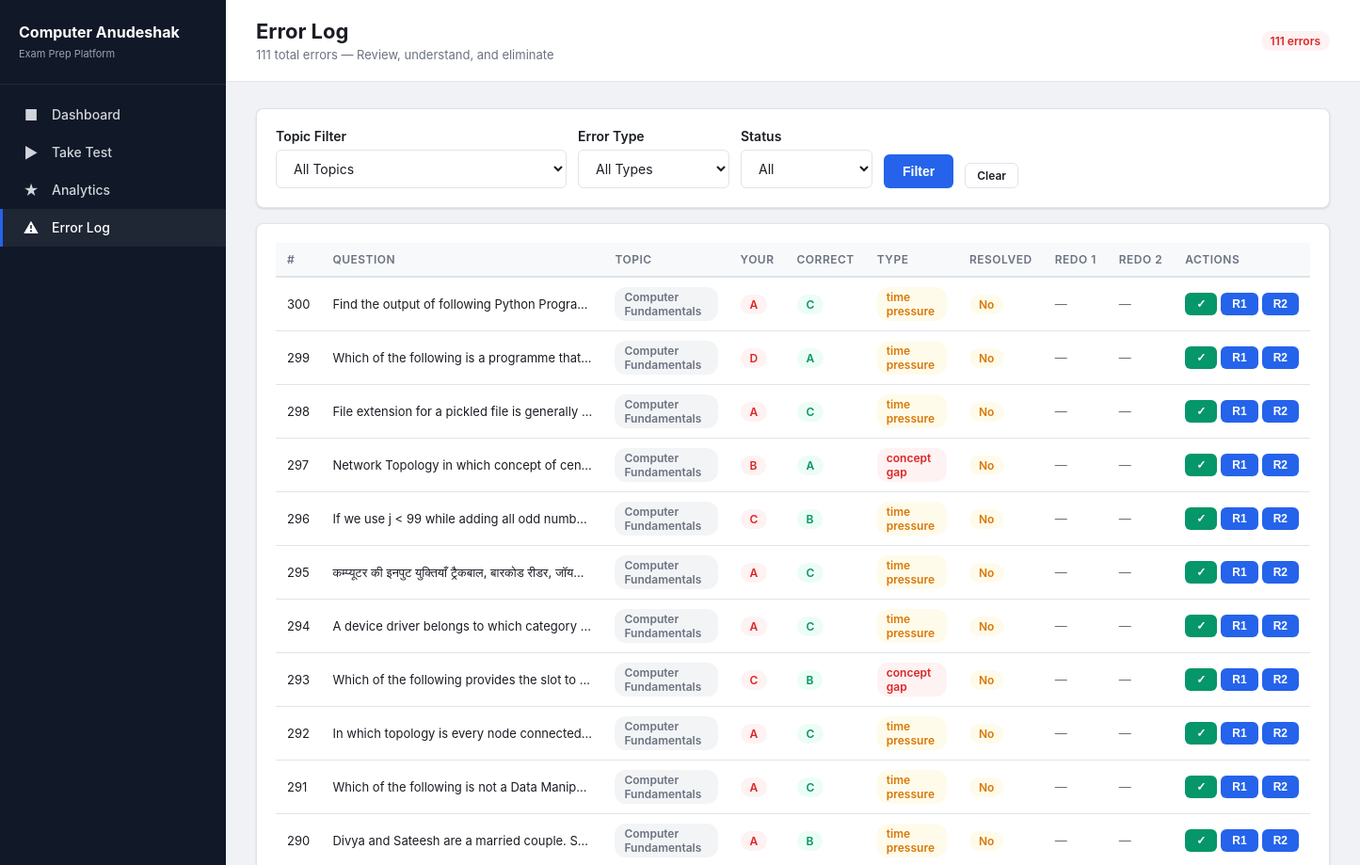
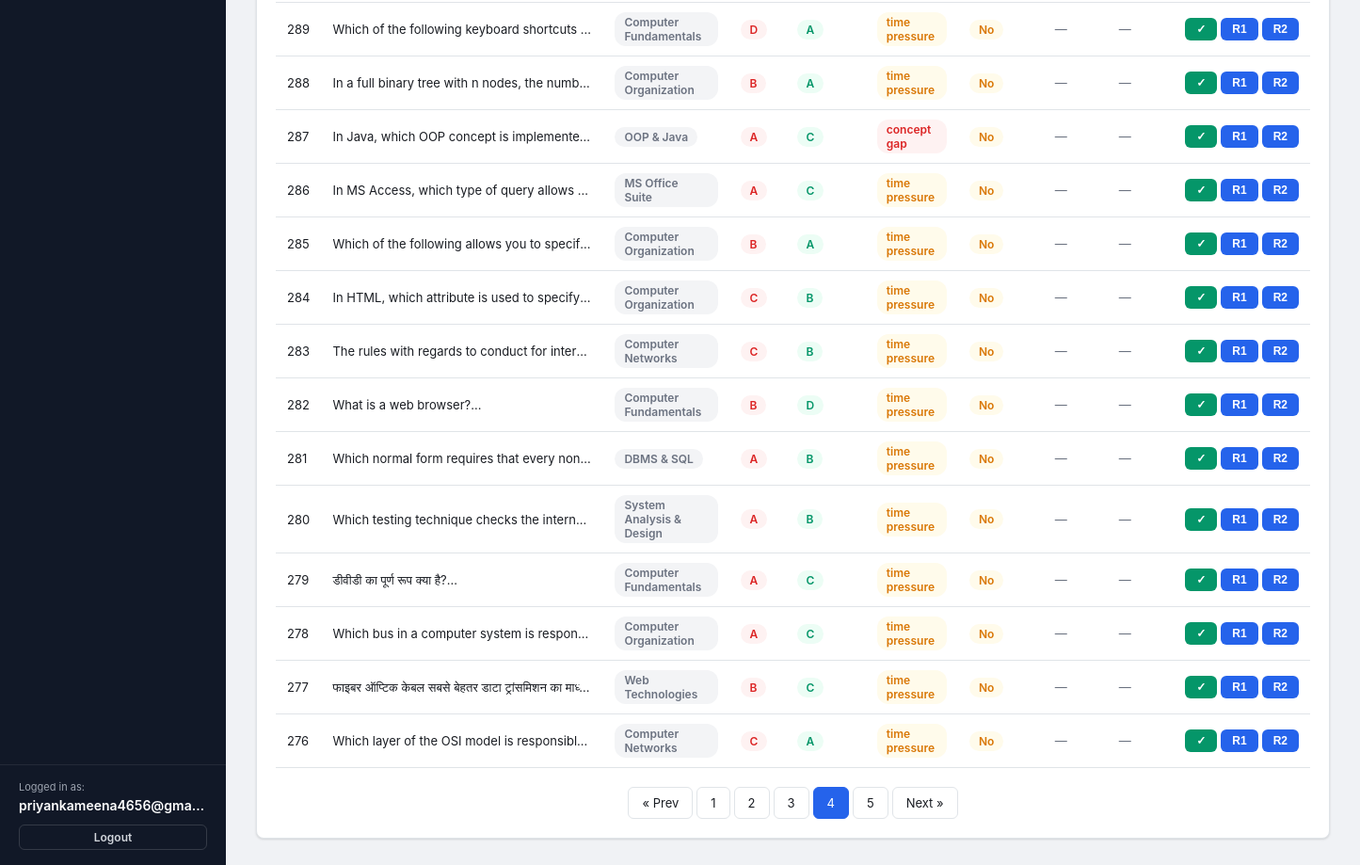
The page /errorlog?page=4&topic=&type=&resolved=all (signed in) on the database its author committed (2 pictures, top to bottom).
### tables this page shows
CREATE TABLE error_log (
            id INTEGER PRIMARY KEY AUTOINCREMENT,
            test_id INTEGER REFERENCES mock_tests(id),
            question_id INTEGER, topic_id INTEGER REFERENCES topics(id),
            selected_option TEXT, correct_option TEXT, error_type TEXT,
            root_cause TEXT, resolved INTEGER DEFAULT 0, created_at TEXT,
            redo_1_score REAL, redo_2_score REAL
        );

CREATE TABLE questions (
            id INTEGER PRIMARY KEY AUTOINCREMENT,
            topic_id INTEGER REFERENCES topics(id),
            question_text TEXT, option_a TEXT, option_b TEXT, option_c TEXT, option_d TEXT,
            correct_option TEXT, explanation TEXT, difficulty TEXT DEFAULT 'medium',
            source TEXT, language TEXT DEFAULT 'bilingual'
        );

CREATE TABLE topics (
            id INTEGER PRIMARY KEY, name TEXT UNIQUE, subject TEXT, paper TEXT, weightage INTEGER DEFAULT 5
        );

### app.py (the view)
@app.route('/errorlog')
def error_log_view():
    db = get_db()
    page = request.args.get('page', 1, type=int)
    per_page = 25
    offset = (page - 1) * per_page
    topic_filter = request.args.get('topic')
    type_filter = request.args.get('type')
    resolved_filter = request.args.get('resolved', 'all')
    query = 'SELECT el.*, t.name as topic_name, q.question_text FROM error_log el JOIN topics t ON el.topic_id = t.id JOIN questions q ON el.question_id = q.id JOIN mock_tests mt ON el.test_id = mt.id WHERE mt.user_id = ?'
    params = [session['user_id']]
    if topic_filter:
        query += ' AND el.topic_id=?'; params.append(topic_filter)
    if type_filter:
        query += ' AND el.error_type=?'; params.append(type_filter)
    if resolved_filter == 'yes':
        query += ' AND el.resolved=1'
    elif resolved_filter == 'no':
        query += ' AND el.resolved=0'
    total = db.execute(query.replace('SELECT el.*, t.name as topic_name, q.question_text', 'SELECT COUNT(*)'), params).fetchone()[0]
    errors = db.execute(query + ' ORDER BY el.created_at DESC LIMIT ? OFFSET ?', params + [per_page, offset]).fetchall()
    topics = db.execute('SELECT * FROM topics ORDER BY name').fetchall()
    return render_template('errorlog.html', errors=errors, topics=topics,
        total=total, page=page, per_page=per_page,
        topic_filter=topic_filter, type_filter=type_filter, resolved_filter=resolved_filter)

### app.py (called while the page is built)
def get_db():
    if 'db' not in g:
        g.db = sqlite3.connect(DB_PATH)
        g.db.row_factory = sqlite3.Row
        g.db.execute("PRAGMA journal_mode=WAL")
        g.db.execute("PRAGMA foreign_keys=ON")
    return g.db

@app.before_request
def require_login():
    allowed = ['login', 'register', 'static', None]
    if request.endpoint not in allowed and 'user_id' not in session:
        return redirect(url_for('login'))

### templates/errorlog.html (shortened to what this page needs)
<!DOCTYPE html>
<html lang="en">
<head>
  <link rel="stylesheet" href="/static/style.css">
</head>
<body>
  <aside class="sidebar">
    <div class="sidebar-brand">
      <h1>Computer Anudeshak</h1>
      <span>Exam Prep Platform</span>
    </div>
    <nav class="sidebar-nav">
      <a href="/"><span class="icon">&#9632;</span> Dashboard</a>
      <a href="/test/setup"><span class="icon">&#9654;</span> Take Test</a>
      <a href="/analytics"><span class="icon">&#9733;</span> Analytics</a>
      <a href="/errorlog" class="active"><span class="icon">&#9888;</span> Error Log</a>
    </nav>
    <div class="sidebar-footer" style="padding: 16px 20px; border-top: 1px solid rgba(255,255,255,0.08); margin-top: auto;">
      <div style="font-size: 11px; color: #9ca3af; margin-bottom: 4px;">Logged in as:</div>
      <div style="font-weight: 600; color: #fff; font-size: 14px; margin-bottom: 12px; overflow: hidden; text-overflow: ellipsis; white-space: nowrap;">{{ session['username'] }}</div>
      <a href="/logout" class="btn btn-outline btn-sm" style="display: flex; justify-content: center; width: 100%; border-color: rgba(255,255,255,0.15); color: #d1d5db; background: transparent;">Logout</a>
    </div>
  </aside>
  <div class="main">
    <div class="page-header">
      <div class="flex-between">
        <div>
          <h2>Error Log</h2>
          <p>{{ total }} total errors — Review, understand, and eliminate</p>
        </div>
        <span class="badge {{ 'badge-success' if total == 0 else 'badge-danger' }}">{{ total }} errors</span>
      </div>
    </div>
    <div class="content">
      <div class="card mb-4">
        <div class="card-body">
          <form method="GET" action="/errorlog" style="display:flex;gap:12px;align-items:flex-end;flex-wrap:wrap">
            <div class="form-group" style="margin-bottom:0;min-width:200px">
              <label>Topic Filter</label>
              <select name="topic">
                <option value="">All Topics</option>
              </select>
            </div>
            <div class="form-group" style="margin-bottom:0;min-width:160px">
              <label>Error Type</label>
              <select name="type">
                <option value="">All Types</option>
              </select>
            </div>
            <div class="form-group" style="margin-bottom:0;min-width:140px">
              <label>Status</label>
              <select name="resolved">
                <option value="all" {{ 'selected' if resolved_filter == 'all' }}>All</option>
              </select>
            </div>
            <button type="submit" class="btn btn-primary">Filter</button>
            <a href="/errorlog" class="btn btn-outline btn-sm">Clear</a>
          </form>
        </div>
      </div>
      <div class="card">
        <div class="card-body">
          {% if errors %}
            <div class="table-wrap">
              <table>
                <thead>
                  <tr>
                    <th>#</th>
                    <th>Question</th>
                    <th>Topic</th>
                    <th>Your</th>
                    <th>Correct</th>
                    <th>Type</th>
                    <th>Resolved</th>
                    <th>Redo 1</th>
                    <th>Redo 2</th>
                    <th>Actions</th>
                  </tr>
                </thead>
                <tbody>
                  {% for e in errors %}
                  <tr>
                    <td>{{ e.id }}</td>
                    <td style="max-width:300px">
                      <div class="truncate" title="{{ e.question_text }}">{{ e.question_text[:100] }}...</div>
                    </td>
                    <td><span class="badge badge-muted">{{ e.topic_name }}</span></td>
                    <td><span class="badge badge-danger">{{ e.selected_option }}</span></td>
                    <td><span class="badge badge-success">{{ e.correct_option }}</span></td>
                    <td>
                      <span class="badge {{ 'badge-danger' if e.error_type == 'concept_gap' else 'badge-warning' if e.error_type == 'time_pressure' else 'badge-muted' }}">
                        {{ e.error_type|replace('_', ' ') if e.error_type else 'unknown' }}
                      </span>
                    </td>
                    <td>
                      {% if e.resolved %}
                        <span class="badge badge-success">Yes</span>
                        {% if e.root_cause %}<div style="font-size:11px;color:var(--text-muted)">{{ e.root_cause[:30] }}</div>{% endif %}
                      {% else %}
                        <span class="badge badge-warning">No</span>
                      {% endif %}
                    </td>
                    <td>
                      {% if e.redo_1_score is not none %}
                        <span class="badge {{ 'badge-success' if e.redo_1_score >= 0.5 else 'badge-danger' }}">
                          {{ "%.0f"|format(e.redo_1_score * 100) }}%
                        </span>
                      {% else %}
                        <span class="text-muted">—</span>
                      {% endif %}
                    </td>
                    <td>
                      {% if e.redo_2_score is not none %}
                        <span class="badge {{ 'badge-success' if e.redo_2_score >= 0.5 else 'badge-danger' }}">
                          {{ "%.0f"|format(e.redo_2_score * 100) }}%
                        </span>
                      {% else %}
                        <span class="text-muted">—</span>
                      {% endif %}
                    </td>
                    <td>
                      <div style="display:flex;gap:4px">
                        {% if not e.resolved %}
                        <button class="btn btn-sm btn-success btn-resolve" data-id="{{ e.id }}" title="Mark Resolved">&#10003;</button>
                        {% endif %}
                        <button class="btn btn-sm btn-primary btn-redo" data-id="{{ e.id }}" data-attempt="1" title="Record 1st Redo">R1</button>
                        <button class="btn btn-sm btn-primary btn-redo" data-id="{{ e.id }}" data-attempt="2" title="Record 2nd Redo">R2</button>
                      </div>
                    </td>
                  </tr>
                  {% endfor %}
                </tbody>
              </table>
            </div>
            {% set total_pages = ((total / per_page)|round(0, 'ceil')|int) %}
            {% if total_pages > 1 %}
            <div class="pagination">
              {% if page > 1 %}
                <a href="?page={{ page - 1 }}&topic={{ topic_filter or '' }}&type={{ type_filter or '' }}&resolved={{ resolved_filter }}">&laquo; Prev</a>
              {% endif %}
              {% for p in range(1, total_pages + 1) %}
                {% if p == page %}
                  <span class="current">{{ p }}</span>
                {% elif p <= 3 or p > total_pages - 3 or (p >= page - 2 and p <= page + 2) %}
                  <a href="?page={{ p }}&topic={{ topic_filter or '' }}&type={{ type_filter or '' }}&resolved={{ resolved_filter }}">{{ p }}</a>
                {% elif p == 4 or p == total_pages - 3 %}
                  <span>...</span>
                {% endif %}
              {% endfor %}
              {% if page < total_pages %}
                <a href="?page={{ page + 1 }}&topic={{ topic_filter or '' }}&type={{ type_filter or '' }}&resolved={{ resolved_filter }}">Next &raquo;</a>
              {% endif %}
            </div>
            {% endif %}
          {% else %}
            <div class="empty-state">
              <div class="icon">&#10003;</div>
              <p>No errors match your filters.</p>
            </div>
          {% endif %}
        </div>
      </div>
    </div>
  </div>
</body>
</html>

### rows shown on the page
error_log: id "300", question_text "Find the output of following Python Progra…", topic_name "Computer Fundamentals", selected_option "A", correct_option "C", error_type "time pressure", resolved "No"
error_log: id "299", question_text "Which of the following is a programme that…", topic_name "Computer Fundamentals", selected_option "D", correct_option "A", error_type "time pressure", resolved "No"
error_log: id "298", question_text "File extension for a pickled file is generally…", topic_name "Computer Fundamentals", selected_option "A", correct_option "C", error_type "time pressure", resolved "No"
error_log: id "297", question_text "Network Topology in which concept of cen…", topic_name "Computer Fundamentals", selected_option "B", correct_option "A", error_type "concept gap", resolved "No"
error_log: id "296", question_text "If we use j < 99 while adding all odd numb…", topic_name "Computer Fundamentals", selected_option "C", correct_option "B", error_type "time pressure", resolved "No"
error_log: id "295", question_text "कम्प्यूटर की इनपुट युक्तियाँ ट्रैकबाल, बारकोड रीडर, जॉय…", topic_name "Computer Fundamentals", selected_option "A", correct_option "C", error_type "time pressure", resolved "No"
error_log: id "294", question_text "A device driver belongs to which category…", topic_name "Computer Fundamentals", selected_option "A", correct_option "C", error_type "time pressure", resolved "No"
error_log: id "293", question_text "Which of the following provides the slot to…", topic_name "Computer Fundamentals", selected_option "C", correct_option "B", error_type "concept gap", resolved "No"
error_log: id "292", question_text "In which topology is every node connected…", topic_name "Computer Fundamentals", selected_option "A", correct_option "C", error_type "time pressure", resolved "No"
error_log: id "291", question_text "Which of the following is not a Data Manip…", topic_name "Computer Fundamentals", selected_option "A", correct_option "C", error_type "time pressure", resolved "No"
error_log: id "290", question_text "Divya and Sateesh are a married couple. S…", topic_name "Computer Fundamentals", selected_option "A", correct_option "B", error_type "time pressure", resolved "No"
error_log: id "289", question_text "Which of the following keyboard shortcuts…", topic_name "Computer Fundamentals", selected_option "D", correct_option "A", error_type "time pressure", resolved "No"
error_log: id "288", question_text "In a full binary tree with n nodes, the numb…", topic_name "Computer Organization", selected_option "B", correct_option "A", error_type "time pressure", resolved "No"
error_log: id "287", question_text "In Java, which OOP concept is implemente…", topic_name "OOP & Java", selected_option "A", correct_option "C", error_type "concept gap", resolved "No"
error_log: id "286", question_text "In MS Access, which type of query allows…", topic_name "MS Office Suite", selected_option "A", correct_option "C", error_type "time pressure", resolved "No"
error_log: id "285", question_text "Which of the following allows you to specif…", topic_name "Computer Organization", selected_option "B", correct_option "A", error_type "time pressure", resolved "No"
error_log: id "284", question_text "In HTML, which attribute is used to specify…", topic_name "Computer Organization", selected_option "C", correct_option "B", error_type "time pressure", resolved "No"
error_log: id "283", question_text "The rules with regards to conduct for inter…", topic_name "Computer Networks", selected_option "C", correct_option "B", error_type "time pressure", resolved "No"
error_log: id "282", question_text "What is a web browser?", topic_name "Computer Fundamentals", selected_option "B", correct_option "D", error_type "time pressure", resolved "No"
error_log: id "281", question_text "Which normal form requires that every non…", topic_name "DBMS & SQL", selected_option "A", correct_option "B", error_type "time pressure", resolved "No"
error_log: id "280", question_text "Which testing technique checks the intern…", topic_name "System Analysis & Design", selected_option "A", correct_option "B", error_type "time pressure", resolved "No"
error_log: id "279", question_text "डीवीडी का पूर्ण रूप क्या है?", topic_name "Computer Fundamentals", selected_option "A", correct_option "C", error_type "time pressure", resolved "No"
error_log: id "278", question_text "Which bus in a computer system is respon…", topic_name "Computer Organization", selected_option "A", correct_option "C", error_type "time pressure", resolved "No"
error_log: id "277", question_text "फाइबर ऑप्टिक केबल सबसे बेहतर डाटा ट्रांसमिशन का माध्…", topic_name "Web Technologies", selected_option "B", correct_option "C", error_type "time pressure", resolved "No"
error_log: id "276", question_text "Which layer of the OSI model is responsibl…", topic_name "Computer Networks", selected_option "C", correct_option "A", error_type "time pressure", resolved "No"

### other values the page prints
{{ session['username'] }} "priyankameena4656@gma…"
{{ total }} "111"
{{ p }} "1" "2" "3" "5"
{{ p }} "4"
